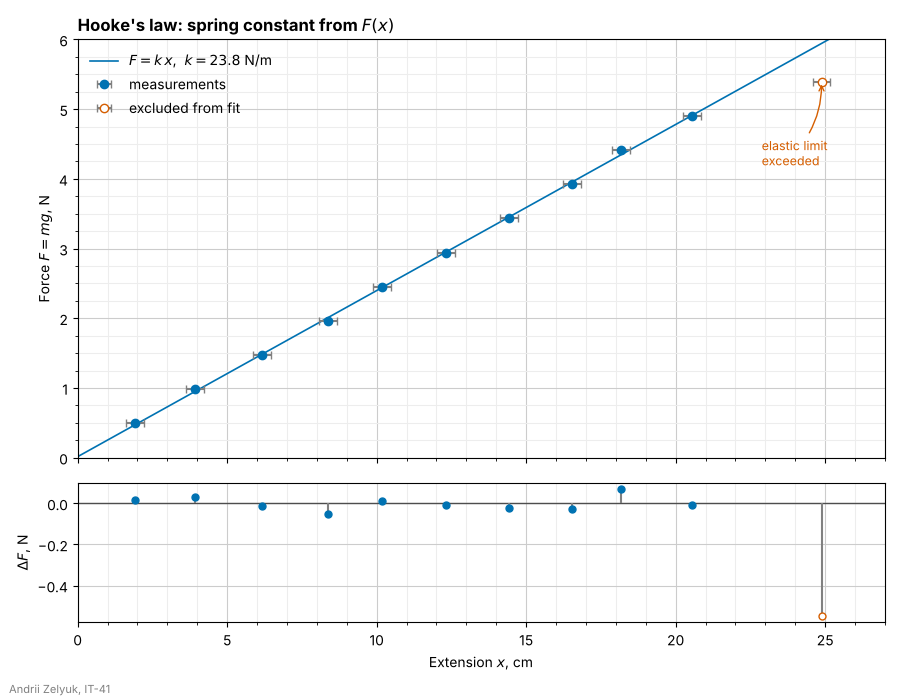

Recreate this plot in Python.
import matplotlib.pyplot as plt
import numpy as np
from matplotlib.ticker import MultipleLocator

STUDENT_NAME = "Andrii Zelyuk"   # ім'я та прізвище транслітерацією
STUDENT_GROUP = "IT-41"   # група

rng = np.random.default_rng(45)
# лабораторна робота: розтягнення пружини під вагою вантажів
mass = np.arange(50, 551, 50) / 1000            # маса вантажу, кг
g = 9.81
force = mass * g                                 # сила, Н
k_true = 24.0                                    # жорсткість пружини, Н/м
x = force / k_true * 100 + rng.normal(0, 0.25, size=mass.size)   # видовження, см
x[-1] += 2.4     # останній вантаж: пружина вийшла за межу пружності
x_err = 0.3      # похибка лінійки, см

MAIN = "#0072B2"
EXCLUDED = "#D55E00"

# найменші квадрати за всіма точками, крім останньої: F = slope * x + intercept
fit_x, fit_f = x[:-1], force[:-1]
slope, intercept = np.polyfit(fit_x, fit_f, 1)
k = slope * 100                                  # Н/см -> Н/м
residuals = force - (slope * x + intercept)

fig, (ax, ax_res) = plt.subplots(
    2, 1, figsize=(9, 7), sharex=True, gridspec_kw={"height_ratios": [3, 1]}
)

ax.axline((0, intercept), slope=slope, color=MAIN, linewidth=1.2,
          label=rf"$F = k\,x$,  $k = {k:.1f}$ N/m")
ax.errorbar(fit_x, fit_f, xerr=x_err, fmt="o", color=MAIN, ecolor="0.5", capsize=3,
            label="measurements")
ax.errorbar(x[-1], force[-1], xerr=x_err, fmt="o", color=EXCLUDED, ecolor="0.5",
            capsize=3, markerfacecolor="white", label="excluded from fit")
ax.annotate("elastic limit\nexceeded", xy=(x[-1], force[-1]),
            xytext=(x[-1] - 2, force[-1] - 1.2), color=EXCLUDED, fontsize=9,
            arrowprops={"arrowstyle": "->", "color": EXCLUDED,
                        "connectionstyle": "arc3,rad=0.2"})

ax.set_xlim(0, 27)
ax.set_ylim(0, 6)
ax.set_ylabel("Force $F = mg$, N")
ax.legend(loc="upper left", frameon=False)
ax.set_title(r"Hooke's law: spring constant from $F(x)$", loc="left", fontweight="bold")

# залишки: виміряна сила мінус значення на прямій
ax_res.axhline(0, color="0.3", linewidth=1)
ax_res.vlines(x, 0, residuals, color="0.5", linewidth=1.5)
ax_res.plot(x[:-1], residuals[:-1], "o", color=MAIN, markersize=5)
ax_res.plot(x[-1], residuals[-1], "o", color=EXCLUDED, markerfacecolor="white", markersize=5)
ax_res.set_ylabel(r"$\Delta F$, N")
ax_res.set_xlabel("Extension $x$, cm")

# поділки: основні 5 см і 1 Н, допоміжні 1 см і 0.25 Н; сітка для обох
ax_res.xaxis.set_major_locator(MultipleLocator(5))
ax_res.xaxis.set_minor_locator(MultipleLocator(1))
ax.yaxis.set_major_locator(MultipleLocator(1))
ax.yaxis.set_minor_locator(MultipleLocator(0.25))
for axis in (ax, ax_res):
    axis.grid(which="major", color="0.8")
    axis.grid(which="minor", color="0.93")

fig.text(0.01, 0.01, f"{STUDENT_NAME}, {STUDENT_GROUP}", fontsize=8, color="gray")
fig.tight_layout(rect=(0, 0.02, 1, 1))

fig.savefig("task_5.png", dpi=100)
plt.show()
